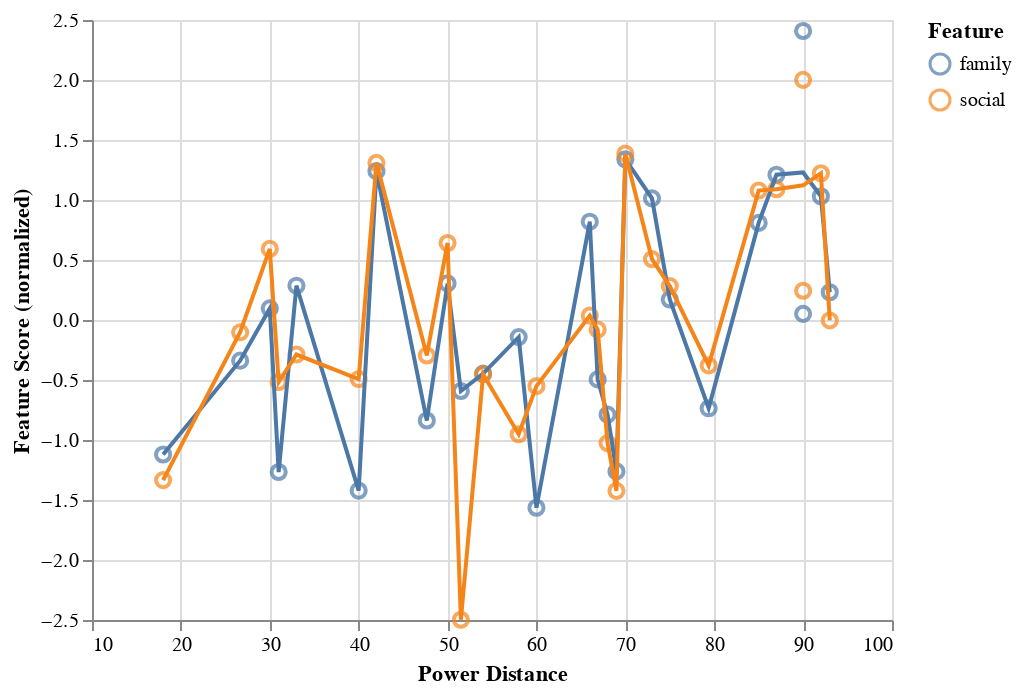

Notebook source saved alongside this figure:
### Code cell
plot

### Figure 1 — Vega-Lite specification as saved in the notebook (floating-point values rounded to 4 significant figures)
{"config": {"view": {"continuousWidth": 400, "continuousHeight": 300}}, "layer": [{"mark": {"type": "point", "size": 50}, "encoding": {"color": {"field": "Feature", "type": "nominal"}, "tooltip": [{"field": "Culture", "type": "nominal"}, {"field": "Feature", "type": "nominal"}], "x": {"axis": {"title": "Power Distance"}, "field": "pdi", "scale": {"zero": false}, "type": "quantitative"}, "y": {"axis": {"title": "Feature Score (normalized)"}, "field": "score", "scale": {"zero": false}, "type": "quantitative"}}}, {"mark": "line", "encoding": {"color": {"field": "Feature", "type": "nominal"}, "x": {"axis": {"title": "Power Distance"}, "field": "pdi", "scale": {"zero": false}, "type": "quantitative"}, "y": {"aggregate": "mean", "axis": {"title": "Feature Score (normalized)"}, "field": "score", "scale": {"zero": false}, "type": "quantitative"}}}], "data": {"name": "data-2245303afa6ab183b9644d705de0738b"}, "$schema": "https://vega.github.io/schema/vega-lite/v4.17.0.json", "datasets": {"data-2245303afa6ab183b9644d705de0738b": [{"Culture": "Albanian", "pdi": 90.0, "Feature": "family", "score": 2.408}, {"Culture": "Arabic", "pdi": 79.38, "Feature": "family", "score": -0.7357}, {"Culture": "Armenian", "pdi": 85.0, "Feature": "family", "score": 0.8093}, {"Culture": "Bulgarian", "pdi": 70.0, "Feature": "family", "score": 1.34}, {"Culture": "Chinese", "pdi": 58.0, "Feature": "family", "score": -0.1426}, {"Culture": "Croatian", "pdi": 73.0, "Feature": "family", "score": 1.014}, {"Culture": "Danish", "pdi": 18.0, "Feature": "family", "score": -1.121}, {"Culture": "Dutch", "pdi": 51.5, "Feature": "family", "score": -0.592}, {"Culture": "English", "pdi": 47.67, "Feature": "family", "score": -0.8378}, {"Culture": "Estonian", "pdi": 40.0, "Feature": "family", "score": -1.422}, {"Culture": "Finnish", "pdi": 33.0, "Feature": "family", "score": 0.2859}, {"Culture": "French", "pdi": 69.0, "Feature": "family", "score": -1.261}, {"Culture": "German", "pdi": 26.67, "Feature": "family", "score": -0.3387}, {"Culture": "Greek", "pdi": 60.0, "Feature": "family", "score": -1.564}, {"Culture": "Icelandic", "pdi": 30.0, "Feature": "family", "score": 0.09641}, {"Culture": "Italian", "pdi": 50.0, "Feature": "family", "score": 0.3047}, {"Culture": "Japanese", "pdi": 54.0, "Feature": "family", "score": -0.4463}, {"Culture": "Lithuanian", "pdi": 42.0, "Feature": "family", "score": 1.24}, {"Culture": "Polish", "pdi": 68.0, "Feature": "family", "score": -0.7887}, {"Culture": "Portuguese", "pdi": 75.0, "Feature": "family", "score": 0.1706}, {"Culture": "Romanian", "pdi": 90.0, "Feature": "family", "score": 0.05117}, {"Culture": "Russian", "pdi": 93.0, "Feature": "family", "score": 0.2313}, {"Culture": "Serbian", "pdi": 87.0, "Feature": "family", "score": 1.211}, {"Culture": "Spanish", "pdi": 66.89, "Feature": "family", "score": -0.4953}, {"Culture": "Swedish", "pdi": 31.0, "Feature": "family", "score": -1.267}, {"Culture": "Turkish", "pdi": 66.0, "Feature": "family", "score": 0.8191}, {"Culture": "Ukrainian", "pdi": 92.0, "Feature": "family", "score": 1.031}, {"Culture": "Albanian", "pdi": 90.0, "Feature": "social", "score": 2.001}, {"Culture": "Arabic", "pdi": 79.38, "Feature": "social", "score": -0.378}, {"Culture": "Armenian", "pdi": 85.0, "Feature": "social", "score": 1.079}, {"Culture": "Bulgarian", "pdi": 70.0, "Feature": "social", "score": 1.386}, {"Culture": "Chinese", "pdi": 58.0, "Feature": "social", "score": -0.9519}, {"Culture": "Croatian", "pdi": 73.0, "Feature": "social", "score": 0.5076}, {"Culture": "Danish", "pdi": 18.0, "Feature": "social", "score": -1.334}, {"Culture": "Dutch", "pdi": 51.5, "Feature": "social", "score": -2.498}, {"Culture": "English", "pdi": 47.67, "Feature": "social", "score": -0.2956}, {"Culture": "Estonian", "pdi": 40.0, "Feature": "social", "score": -0.492}, {"Culture": "Finnish", "pdi": 33.0, "Feature": "social", "score": -0.2878}, {"Culture": "French", "pdi": 69.0, "Feature": "social", "score": -1.423}, {"Culture": "German", "pdi": 26.67, "Feature": "social", "score": -0.1025}, {"Culture": "Greek", "pdi": 60.0, "Feature": "social", "score": -0.5512}, {"Culture": "Icelandic", "pdi": 30.0, "Feature": "social", "score": 0.5922}, {"Culture": "Italian", "pdi": 50.0, "Feature": "social", "score": 0.6419}, {"Culture": "Japanese", "pdi": 54.0, "Feature": "social", "score": -0.4524}, {"Culture": "Lithuanian", "pdi": 42.0, "Feature": "social", "score": 1.31}, {"Culture": "Polish", "pdi": 68.0, "Feature": "social", "score": -1.026}, {"Culture": "Portuguese", "pdi": 75.0, "Feature": "social", "score": 0.2829}, {"Culture": "Romanian", "pdi": 90.0, "Feature": "social", "score": 0.2437}, {"Culture": "Russian", "pdi": 93.0, "Feature": "social", "score": -0.003796}, {"Culture": "Serbian", "pdi": 87.0, "Feature": "social", "score": 1.09}, {"Culture": "Spanish", "pdi": 66.89, "Feature": "social", "score": -0.08002}, {"Culture": "Swedish", "pdi": 31.0, "Feature": "social", "score": -0.5166}, {"Culture": "Turkish", "pdi": 66.0, "Feature": "social", "score": 0.03677}, {"Culture": "Ukrainian", "pdi": 92.0, "Feature": "social", "score": 1.223}]}}
